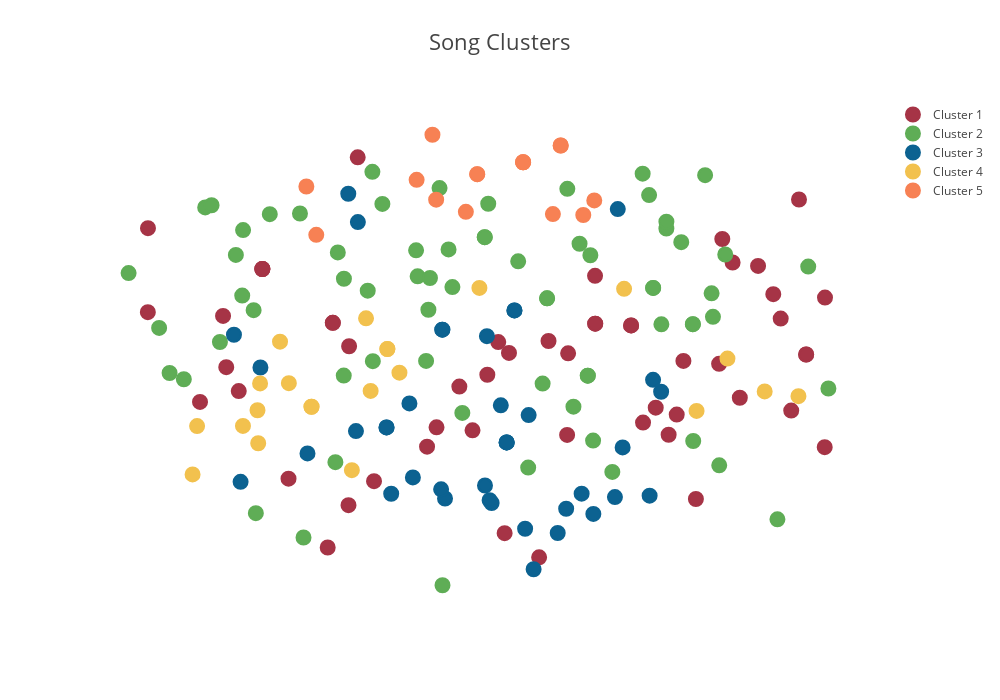

The notebook cell this image was saved under:
### Markdown cell above
### Visualize Clusters

### Code cell
df = pd.DataFrame(dict(x=xs, y=ys, label=clusters, title=songs)) 
df.loc[df['label']==0,'color'] = '#A63446'
df.loc[df['label']==1,'color'] = '#5FAD56'
df.loc[df['label']==2,'color'] = '#0C6291'
df.loc[df['label']==3,'color'] = '#F2C14E'
df.loc[df['label']==4,'color'] = '#F78154'
groups0 = df.loc[df['label']==0]
groups1 = df.loc[df['label']==1]
groups2 = df.loc[df['label']==2]
groups3 = df.loc[df['label']==3]
groups4 = df.loc[df['label']==4]

cluster0 = go.Scatter(
    x = groups0.x,
    y = groups0.y,
    mode = 'markers',
    marker = dict(
        size = 14,
        color = groups0['color'],
        line = dict(
            width = 2,
            color = groups0['color']
        )
    ),
    text= groups0['title'],
    name='Cluster 1'
)

cluster1 = go.Scatter(
    x = groups1.x,
    y = groups1.y,
    mode = 'markers',
    marker = dict(
        size = 14,
        color = groups1['color'],
        line = dict(
            width = 2,
            color = groups1['color']
        )
    ),
    text= groups1['title'],
    name='Cluster 2'
)
cluster2 = go.Scatter(
    x = groups2.x,
    y = groups2.y,
    mode = 'markers',
    marker = dict(
        size = 14,
        color = groups2['color'],
        line = dict(
            width = 2,
            color = groups2['color']
        )
    ),
    text= groups2['title'],
    name='Cluster 3'
)
cluster3 = go.Scatter(
    x = groups3.x,
    y = groups3.y,
    mode = 'markers',
    marker = dict(
        size = 14,
        color = groups3['color'],
        line = dict(
            width = 2,
            color = groups3['color']
        )
    ),
    text= groups3['title'],
    name='Cluster 4'
)
cluster4 = go.Scatter(
    x = groups4.x,
    y = groups4.y,
    mode = 'markers',
    marker = dict(
        size = 14,
        color = groups4['color'],
        line = dict(
            width = 2,
            color = groups4['color']
        )
    ),
    text= groups4['title'],
    name='Cluster 5'
)
data = [cluster0,cluster1,cluster2,cluster3,cluster4]

layout = go.Layout(
         width = 1000,
        height = 700,
        title = 'Song Clusters',
        hovermode= 'closest',
        titlefont = dict(size=22),
        xaxis = dict(
            titlefont = dict(size=16),
            showgrid = False,
            showticklabels = False,
            zeroline = False),    
        yaxis = dict(
            titlefont = dict(size=16),
            autorange = True,
            showgrid = False,
            showticklabels = False,
            zeroline = False,
            gridcolor = '#BBC7A4',
            gridwidth = 1,
            zerolinecolor = '#BBC7A4',
            zerolinewidth = 3),
        margin = dict(
            l = 80,
            r = 30,
            b = 80,
            t = 100),
        showlegend=True)

fig = dict(data=data,layout=layout)
iplot(fig, filename='basic-scatter')

### Figure 1 — Plotly figure (JSON) as saved in the notebook; plotly's stock layout.template omitted (floating-point values rounded to 4 significant figures)
{"data": [{"marker": {"color": ["#A63446", "#A63446", "#A63446", "#A63446", "#A63446", "#A63446", "#A63446", "#A63446", "#A63446", "#A63446", "#A63446", "#A63446", "#A63446", "#A63446", "#A63446", "#A63446", "#A63446", "#A63446", "#A63446", "#A63446", "#A63446", "#A63446", "#A63446", "#A63446", "#A63446", "#A63446", "#A63446", "#A63446", "#A63446", "#A63446", "#A63446", "#A63446", "#A63446", "#A63446", "#A63446", "#A63446", "#A63446", "#A63446", "#A63446", "#A63446", "#A63446", "#A63446", "#A63446", "#A63446", "#A63446", "#A63446", "#A63446", "#A63446", "#A63446", "#A63446", "#A63446", "#A63446", "#A63446"], "line": {"color": ["#A63446", "#A63446", "#A63446", "#A63446", "#A63446", "#A63446", "#A63446", "#A63446", "#A63446", "#A63446", "#A63446", "#A63446", "#A63446", "#A63446", "#A63446", "#A63446", "#A63446", "#A63446", "#A63446", "#A63446", "#A63446", "#A63446", "#A63446", "#A63446", "#A63446", "#A63446", "#A63446", "#A63446", "#A63446", "#A63446", "#A63446", "#A63446", "#A63446", "#A63446", "#A63446", "#A63446", "#A63446", "#A63446", "#A63446", "#A63446", "#A63446", "#A63446", "#A63446", "#A63446", "#A63446", "#A63446", "#A63446", "#A63446", "#A63446", "#A63446", "#A63446", "#A63446", "#A63446"], "width": 2}, "size": 14}, "mode": "markers", "name": "Cluster 1", "text": ["Nonstop", "Elevate", "Im Upset", "8 Out of 10", "Mob Ties", "Cant Take a Joke", "Sandras Rose", "Talk Up", "Summer Games", "Nice For What", "Finesse", "Passionfruit", "Get It Together", "4422", "Sacrifices", "Lose You", "Faithful", "Still Here", "GRAMMYs", "Childs Play", "Pop Style", "Hotline Bling", "30 For 30 Freestyle", "Know Yourself", "No Tellin", "Wednesday Night Interlude", "Used To", "6 Man", "6PM In New York", "305 To My City", "Too Much", "Club Paradise", "Round of Applause", "On My Way", "Well Be Fine", "The Real Her", "Take Care", "Doing It Wrong", "Cameras", "Off That", "Take Care", "Well Be Fine", "Doing It Wrong", "The Real Her", "Ceces Interlude", "On My Way", "On My Way", "Feeling", "Rich Boy", "Sooner Than Later", "The Calm", "Say Whats Real", "Brand New"], "type": "scatter", "x": [-0.2278, 0.3805, 0.3539, 0.3277, -0.4043, 0.3972, -0.6945, -0.5071, 0.4914, 0.4368, 0.6337, 0.4847, 0.04191, 0.7028, -0.02439, 0.5652, -0.5395, 0.5126, 0.5275, 0.1709, -0.1183, 0.5966, -0.09868, -0.2805, -0.5871, -0.5329, -0.2792, -0.6948, 0.006207, -0.2614, -0.05158, 0.1325, 0.1132, -0.4583, -0.3128, 0.2289, 0.303, 0.6645, 0.6119, 0.4111, 0.303, -0.3128, 0.6645, 0.2289, 0.7034, -0.4583, -0.4583, 0.05093, -0.3234, 0.2286, 0.173, 0.02873, 0.6497], "y": [-0.462, -0.3041, -0.2122, -0.263, -0.4534, -0.2358, 0.3972, -0.1558, 0.3606, -0.5223, -0.2222, -0.06352, -0.6384, -0.3464, -0.2893, 0.2691, 0.09926, 0.2806, -0.1785, -0.3047, -0.3445, 0.1731, -0.2791, -0.5434, -0.1926, -0.07476, -0.003695, 0.1121, -0.1005, 0.6378, -0.1406, 0.01423, -0.7206, 0.2588, 0.07594, 0.07301, 0.06692, -0.03168, 0.09029, -0.05362, 0.06692, 0.07594, -0.03168, 0.07301, 0.1615, 0.2588, 0.2588, -0.02628, -0.6872, 0.2354, -0.02762, 0.01053, 0.4946]}, {"marker": {"color": ["#5FAD56", "#5FAD56", "#5FAD56", "#5FAD56", "#5FAD56", "#5FAD56", "#5FAD56", "#5FAD56", "#5FAD56", "#5FAD56", "#5FAD56", "#5FAD56", "#5FAD56", "#5FAD56", "#5FAD56", "#5FAD56", "#5FAD56", "#5FAD56", "#5FAD56", "#5FAD56", "#5FAD56", "#5FAD56", "#5FAD56", "#5FAD56", "#5FAD56", "#5FAD56", "#5FAD56", "#5FAD56", "#5FAD56", "#5FAD56", "#5FAD56", "#5FAD56", "#5FAD56", "#5FAD56", "#5FAD56", "#5FAD56", "#5FAD56", "#5FAD56", "#5FAD56", "#5FAD56", "#5FAD56", "#5FAD56", "#5FAD56", "#5FAD56", "#5FAD56", "#5FAD56", "#5FAD56", "#5FAD56", "#5FAD56", "#5FAD56", "#5FAD56", "#5FAD56", "#5FAD56", "#5FAD56", "#5FAD56", "#5FAD56", "#5FAD56", "#5FAD56", "#5FAD56", "#5FAD56", "#5FAD56", "#5FAD56", "#5FAD56", "#5FAD56", "#5FAD56", "#5FAD56", "#5FAD56", "#5FAD56"], "line": {"color": ["#5FAD56", "#5FAD56", "#5FAD56", "#5FAD56", "#5FAD56", "#5FAD56", "#5FAD56", "#5FAD56", "#5FAD56", "#5FAD56", "#5FAD56", "#5FAD56", "#5FAD56", "#5FAD56", "#5FAD56", "#5FAD56", "#5FAD56", "#5FAD56", "#5FAD56", "#5FAD56", "#5FAD56", "#5FAD56", "#5FAD56", "#5FAD56", "#5FAD56", "#5FAD56", "#5FAD56", "#5FAD56", "#5FAD56", "#5FAD56", "#5FAD56", "#5FAD56", "#5FAD56", "#5FAD56", "#5FAD56", "#5FAD56", "#5FAD56", "#5FAD56", "#5FAD56", "#5FAD56", "#5FAD56", "#5FAD56", "#5FAD56", "#5FAD56", "#5FAD56", "#5FAD56", "#5FAD56", "#5FAD56", "#5FAD56", "#5FAD56", "#5FAD56", "#5FAD56", "#5FAD56", "#5FAD56", "#5FAD56", "#5FAD56", "#5FAD56", "#5FAD56", "#5FAD56", "#5FAD56", "#5FAD56", "#5FAD56", "#5FAD56", "#5FAD56", "#5FAD56", "#5FAD56", "#5FAD56", "#5FAD56"], "width": 2}, "size": 14}, "mode": "markers", "name": "Cluster 2", "text": ["Survival", "Emotionless", "Gods Plan", "Is There More", "Free Smoke", "No Long Talk", "Jorja Interlude", "Portland", "Nothings Into Somethings", "KMT", "Cant Have Everything", "Keep The Family Close", "Feel No Ways", "Hype", "Weston Road Flows", "Too Good", "Views", "Big Rings", "Diamonds Dancing", "Im The Plug", "Jumpman", "Legend", "10 Bands", "6 God", "Preach", "Jungle", "My Side", "Furthest Thing", "Started From The Bottom", "Hold On Were Going Home", "Connect", "Drake Speaks", "Trust Issues", "Marvins Room", "Wildfire Remix", "Good Life", "Under Ground Kings", "The Ride", "Shot For Me", "Good Ones Go", "Poppin Bottles", "Look What Youve Done", "Shot For Me", "Under Ground Kings", "Look What Youve Done", "The Ride", "Fireworks", "The Resistance", "Find Your Love", "Show Me A Good Time", "Fancy", "Unforgettable", "Over", "Moment 4 Life", "Fall For Your Type", "Ghetto University", "The Usual", "Message From You", "Intro", "Faith", "Its Been A Pleasure", "Fancy Remix", "The Usual", "Interlude", "Lust For Life", "Uptown", "Houstatlantavegas", "Lets Call It Off"], "type": "scatter", "x": [-0.4764, 0.3656, 0.7104, 0.4313, -0.0454, -0.443, -0.6204, -0.4999, 0.6688, -0.3807, 0.3759, 0.4721, -0.4981, -0.2899, -0.1155, 0.4692, -0.2407, -0.3733, -0.1409, -0.4718, -0.5764, 0.4306, -0.5459, -0.6715, -0.513, 0.3759, -0.3025, 0.184, -0.7345, 0.4559, 0.2246, -0.1202, -0.2903, 0.06991, 0.1204, -0.1377, 0.3486, 0.0008598, 0.1296, 0.3269, -0.2302, 0.2136, 0.1296, 0.3486, 0.2136, 0.0008598, 0.2189, -0.0659, -0.08637, 0.1714, -0.2311, -0.1122, -0.07385, -0.6498, 0.4306, 0.4066, 0.2643, 0.3402, 0.6052, 0.09057, 0.485, -0.09246, 0.1966, -0.5632, 0.008084, -0.3075, -0.2105, 0.4974], "y": [0.1188, 0.07089, -0.1472, -0.3255, -0.2301, 0.4449, -0.1156, 0.1684, 0.2668, 0.4472, 0.396, 0.09616, 0.3909, 0.2254, 0.1204, 0.176, 0.1852, -0.6532, 0.3221, -0.5704, 0.4677, 0.07127, 0.01087, 0.05859, 0.3066, 0.4193, 0.3149, -0.2089, 0.2449, 0.5774, -0.324, -0.05335, -0.1031, 0.2848, -0.1304, 0.2339, 0.1945, 0.3669, 0.1589, 0.5823, -0.05441, -0.1036, 0.1589, 0.1945, -0.1036, 0.3669, 0.3052, 0.1972, -0.8153, 0.5309, 0.5887, 0.2281, 0.3251, -0.09442, 0.07127, 0.3499, -0.4304, 0.5097, -0.5913, -0.4157, -0.408, 0.5334, 0.3445, 0.4753, 0.4801, -0.3974, 0.4795, 0.3078]}, {"marker": {"color": ["#0C6291", "#0C6291", "#0C6291", "#0C6291", "#0C6291", "#0C6291", "#0C6291", "#0C6291", "#0C6291", "#0C6291", "#0C6291", "#0C6291", "#0C6291", "#0C6291", "#0C6291", "#0C6291", "#0C6291", "#0C6291", "#0C6291", "#0C6291", "#0C6291", "#0C6291", "#0C6291", "#0C6291", "#0C6291", "#0C6291", "#0C6291", "#0C6291", "#0C6291", "#0C6291", "#0C6291", "#0C6291", "#0C6291", "#0C6291", "#0C6291", "#0C6291", "#0C6291", "#0C6291", "#0C6291"], "line": {"color": ["#0C6291", "#0C6291", "#0C6291", "#0C6291", "#0C6291", "#0C6291", "#0C6291", "#0C6291", "#0C6291", "#0C6291", "#0C6291", "#0C6291", "#0C6291", "#0C6291", "#0C6291", "#0C6291", "#0C6291", "#0C6291", "#0C6291", "#0C6291", "#0C6291", "#0C6291", "#0C6291", "#0C6291", "#0C6291", "#0C6291", "#0C6291", "#0C6291", "#0C6291", "#0C6291", "#0C6291", "#0C6291", "#0C6291", "#0C6291", "#0C6291", "#0C6291", "#0C6291", "#0C6291", "#0C6291"], "width": 2}, "size": 14}, "mode": "markers", "name": "Cluster 3", "text": ["Jaded", "Ratchet Happy Birthday", "Thats How You Feel", "Blue Tint", "Madiba Riddim", "Blem", "Gyalchester", "Skepta Interlude", "Glow", "Fake Love", "U With Me", "Redemption", "Controlla", "One Dance", "Energy", "Tuscan Leather", "Own It", "Headlines", "Lord Knows", "Make Me Proud", "Over My Dead Body", "Headlines", "Over My Dead Body", "Headlines", "Make Me Proud", "Lord Knows", "Thank Me Now", "Im Ready For You", "I Get Lonely Too", "Deuces Remix", "Feel Love", "Try Harder", "Ready For You", "I Get Lonely", "Successful", "Little Bit", "November 18th", "Best I Ever Had", "Brias Interlude"], "type": "scatter", "x": [0.1515, -0.08116, -0.1475, 0.001357, -0.2611, 0.3413, 0.2856, -0.5169, -0.1546, 0.2251, -0.08923, 0.3651, 0.2697, 0.2009, -0.3651, 0.03403, -0.1923, 0.04612, -0.2019, 0.06217, -0.08669, 0.04612, -0.08669, 0.04612, 0.06217, -0.2019, 0.09152, -0.2809, 0.01506, 0.005351, 0.169, -0.5033, 0.2756, 0.01091, 0.08422, 0.3484, -0.2651, -0.4623, 0.1018], "y": [-0.6378, -0.5206, -0.4492, -0.4766, 0.4179, -0.5112, -0.3471, 0.03527, -0.198, -0.5731, -0.4896, -0.1581, -0.5158, -0.5042, -0.3675, -0.2042, -0.5045, -0.3302, -0.2794, 0.1181, 0.05264, -0.3302, 0.05264, -0.3302, 0.1181, -0.2794, -0.2373, 0.5142, -0.5359, 0.03055, -0.5554, -0.4642, 0.4622, -0.5267, -0.6235, -0.1177, -0.2917, -0.0759, -0.7608]}, {"marker": {"color": ["#F2C14E", "#F2C14E", "#F2C14E", "#F2C14E", "#F2C14E", "#F2C14E", "#F2C14E", "#F2C14E", "#F2C14E", "#F2C14E", "#F2C14E", "#F2C14E", "#F2C14E", "#F2C14E", "#F2C14E", "#F2C14E", "#F2C14E", "#F2C14E", "#F2C14E", "#F2C14E", "#F2C14E", "#F2C14E"], "line": {"color": ["#F2C14E", "#F2C14E", "#F2C14E", "#F2C14E", "#F2C14E", "#F2C14E", "#F2C14E", "#F2C14E", "#F2C14E", "#F2C14E", "#F2C14E", "#F2C14E", "#F2C14E", "#F2C14E", "#F2C14E", "#F2C14E", "#F2C14E", "#F2C14E", "#F2C14E", "#F2C14E", "#F2C14E", "#F2C14E"], "width": 2}, "size": 14}, "mode": "markers", "name": "Cluster 4", "text": ["Teenage Fever", "Digital Dash", "Live From The Gutter", "Scholarships", "Change Locations", "Jersey", "Worst Behaviour", "From Time", "The Language", "The Motto", "Free Spirit", "Dreams Money Can Buy", "Aston Martin Music", "Light Up", "Crew Love", "Light Up", "Up All Night", "Miss Me", "Loving You No More Remix", "Miss Me", "Unstoppable", "Ignorant Shit"], "type": "scatter", "x": [0.502, -0.4684, -0.4983, -0.2735, -0.6024, -0.5931, 0.4382, -0.01016, -0.2442, -0.4669, -0.2347, 0.2886, -0.1753, -0.2002, 0.5789, -0.2002, -0.463, -0.3568, 0.6486, -0.3568, -0.4218, -0.4036], "y": [-0.04553, -0.221, -0.2744, -0.4246, -0.4389, -0.2747, -0.2234, 0.1945, 0.0912, -0.3331, -0.1552, 0.1913, -0.09325, -0.01302, -0.157, -0.01302, -0.1298, -0.2092, -0.1732, -0.2092, 0.01173, -0.1291]}, {"marker": {"color": ["#F78154", "#F78154", "#F78154", "#F78154", "#F78154", "#F78154", "#F78154", "#F78154", "#F78154", "#F78154", "#F78154", "#F78154", "#F78154", "#F78154", "#F78154", "#F78154"], "line": {"color": ["#F78154", "#F78154", "#F78154", "#F78154", "#F78154", "#F78154", "#F78154", "#F78154", "#F78154", "#F78154", "#F78154", "#F78154", "#F78154", "#F78154", "#F78154", "#F78154"], "width": 2}, "size": 14}, "mode": "markers", "name": "Cluster 5", "text": ["Peak", "Since Way Back", "With You", "Plastic Bag", "Madonna", "Company", "How About Now", "Hate Sleeping Alone", "Practice", "Practice", "Shut It Down", "What If I Kissed You", "With You", "With You", "What If I Kissed You", "A Night Off"], "type": "scatter", "x": [0.1416, 0.227, 0.08009, -0.1071, -0.3675, -0.09947, -0.347, 0.2043, -0.01466, -0.01466, -0.03812, 0.1577, 0.08009, 0.08009, 0.1577, -0.1398], "y": [0.4453, 0.4917, 0.6212, 0.7145, 0.5387, 0.494, 0.3746, 0.4419, 0.5806, 0.5806, 0.4526, 0.678, 0.6212, 0.6212, 0.678, 0.5614]}], "layout": {"height": 700, "hovermode": "closest", "margin": {"b": 80, "l": 80, "r": 30, "t": 100}, "showlegend": true, "title": "Song Clusters", "titlefont": {"size": 22}, "width": 1000, "xaxis": {"showgrid": false, "showticklabels": false, "titlefont": {"size": 16}, "zeroline": false}, "yaxis": {"autorange": true, "gridcolor": "#BBC7A4", "gridwidth": 1, "showgrid": false, "showticklabels": false, "titlefont": {"size": 16}, "zeroline": false, "zerolinecolor": "#BBC7A4", "zerolinewidth": 3}}}
